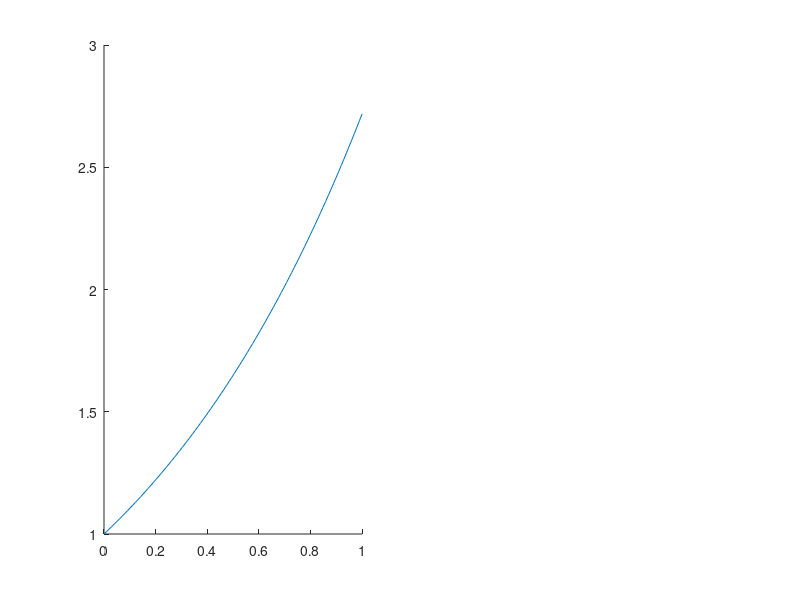

MATLAB code for this plot: (Note: this script raises an error after producing the figure.)
%HW4P5

format long

t=[0 1/2 1];
p=[1 exp(1/2) exp(1)];

xp=linspace(0,1,100);

figure(1);
subplot(1,2,1)
hold on
plot(xp,exp(xp));
plot(xp,pf(xp));
scatter(t,p);
hold off
subplot(1,2,2)
semilogy(xp,abs(exp(xp)-pf(xp)))

m=max(abs(exp(xp)-pf(xp)));

function px=pf(t)
    px = 1+(-3+ 4*exp(1/2)-exp(1))*t+(2-4*exp(1/2)+2*exp(1))*t.^2;
end
